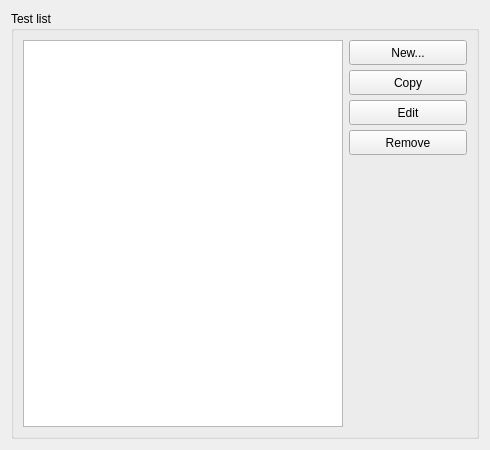
<?xml version="1.0" encoding="UTF-8"?>
<ui version="4.0">
 <class>formTestList</class>
 <widget class="QWidget" name="formTestList">
  <property name="geometry">
   <rect>
    <x>0</x>
    <y>0</y>
    <width>490</width>
    <height>450</height>
   </rect>
  </property>
  <property name="sizePolicy">
   <sizepolicy hsizetype="Fixed" vsizetype="Fixed">
    <horstretch>0</horstretch>
    <verstretch>0</verstretch>
   </sizepolicy>
  </property>
  <property name="minimumSize">
   <size>
    <width>490</width>
    <height>450</height>
   </size>
  </property>
  <property name="maximumSize">
   <size>
    <width>490</width>
    <height>450</height>
   </size>
  </property>
  <property name="windowTitle">
   <string>Form</string>
  </property>
  <layout class="QVBoxLayout" name="formLayout">
   <item>
    <widget class="QGroupBox" name="gBox">
     <property name="title">
      <string>Test list</string>
     </property>
     <layout class="QHBoxLayout" name="hLayout">
      <item>
       <widget class="QTreeView" name="trVwTest">
        <property name="sizePolicy">
         <sizepolicy hsizetype="Minimum" vsizetype="Expanding">
          <horstretch>0</horstretch>
          <verstretch>0</verstretch>
         </sizepolicy>
        </property>
        <property name="minimumSize">
         <size>
          <width>320</width>
          <height>0</height>
         </size>
        </property>
        <property name="horizontalScrollBarPolicy">
         <enum>Qt::ScrollBarAlwaysOff</enum>
        </property>
       </widget>
      </item>
      <item>
       <layout class="QVBoxLayout" name="vLayout">
        <property name="spacing">
         <number>5</number>
        </property>
        <item>
         <widget class="QPushButton" name="btnNew">
          <property name="minimumSize">
           <size>
            <width>80</width>
            <height>25</height>
           </size>
          </property>
          <property name="maximumSize">
           <size>
            <width>16777215</width>
            <height>25</height>
           </size>
          </property>
          <property name="text">
           <string>New...</string>
          </property>
         </widget>
        </item>
        <item>
         <widget class="QPushButton" name="btnCopy">
          <property name="minimumSize">
           <size>
            <width>80</width>
            <height>25</height>
           </size>
          </property>
          <property name="maximumSize">
           <size>
            <width>16777215</width>
            <height>25</height>
           </size>
          </property>
          <property name="text">
           <string>Copy</string>
          </property>
         </widget>
        </item>
        <item>
         <widget class="QPushButton" name="btnEdit">
          <property name="minimumSize">
           <size>
            <width>80</width>
            <height>25</height>
           </size>
          </property>
          <property name="maximumSize">
           <size>
            <width>16777215</width>
            <height>25</height>
           </size>
          </property>
          <property name="text">
           <string>Edit</string>
          </property>
         </widget>
        </item>
        <item>
         <widget class="QPushButton" name="btnRemove">
          <property name="minimumSize">
           <size>
            <width>80</width>
            <height>25</height>
           </size>
          </property>
          <property name="maximumSize">
           <size>
            <width>16777215</width>
            <height>25</height>
           </size>
          </property>
          <property name="text">
           <string>Remove</string>
          </property>
         </widget>
        </item>
        <item>
         <spacer name="vSpacer">
          <property name="orientation">
           <enum>Qt::Vertical</enum>
          </property>
          <property name="sizeHint" stdset="0">
           <size>
            <width>20</width>
            <height>40</height>
           </size>
          </property>
         </spacer>
        </item>
       </layout>
      </item>
     </layout>
    </widget>
   </item>
  </layout>
 </widget>
 <resources/>
 <connections/>
</ui>
